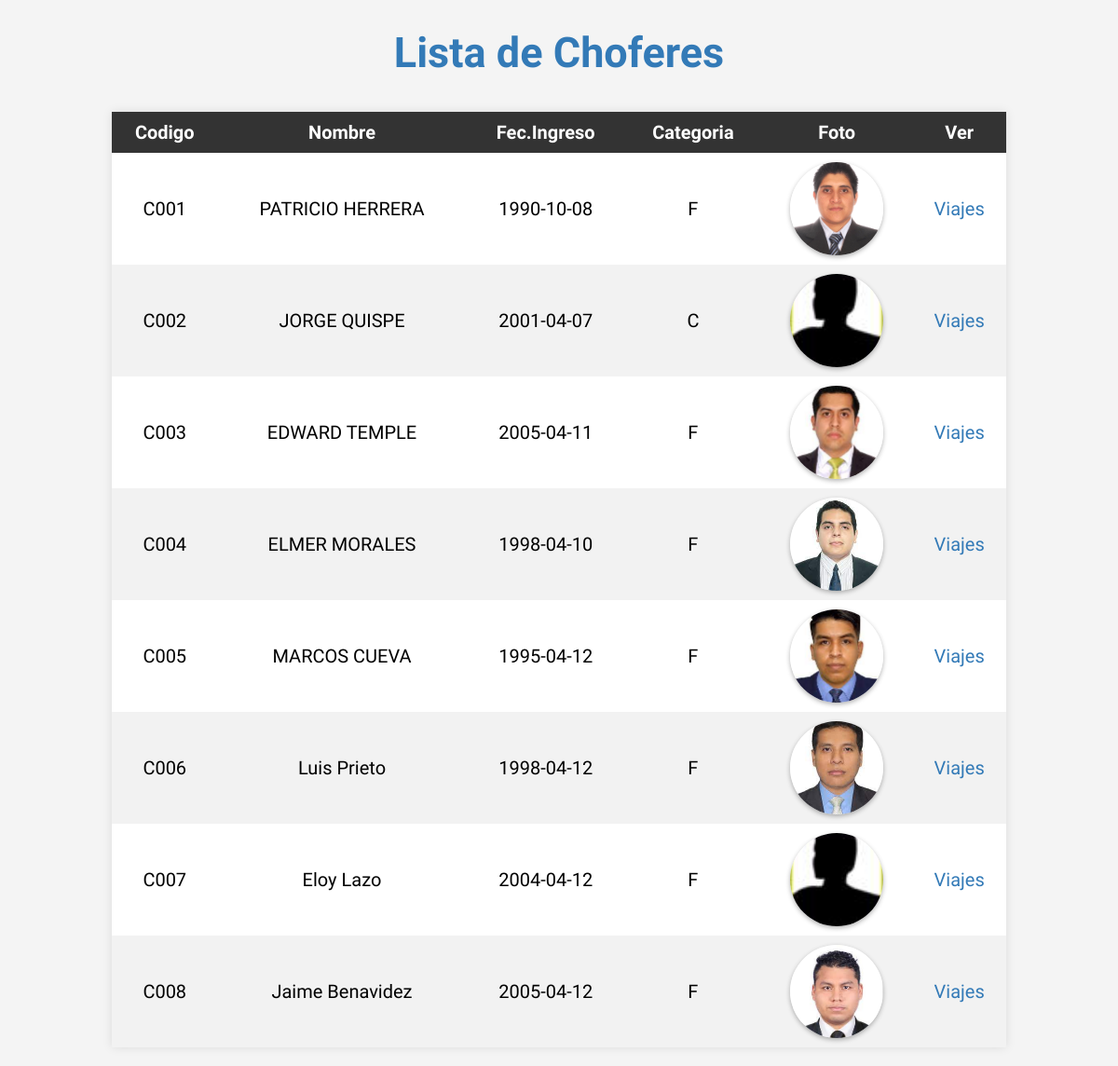
/pagChofer.php, run on the app's committed database.
### Viajes.php (called while the page is built, shortened)
<?php
include_once './Conexionn.php';
class Viajes {
    function lisChof(){
        $cn=new Conexion();
        $sql="select IDCOD,CHONOM,CHOFIN,CHOCAT from chofer";
        $res= mysqli_query($cn->conecta(), $sql)or
            die(mysqli_error($cn->conecta()));
        $vec=Array();
        while($f= mysqli_fetch_array($res)){
            $vec[]=$f;
        }
        return $vec;
    }
}
?>

### conexionn.php (called while the page is built)
<?php
class Conexion {
  private $cn=null;
  function conecta(){
    if($this->cn==null){
   $this->cn= mysqli_connect("localhost","root","","bdviajes");
    }
    return $this->cn;
  }
}
?>

### pagChofer.php (the view, shortened to what this page needs)
<html>
<head>
</head>
<body>
    <div class="container">
        <?php
        include_once './Viajes.php';
        $obj = new Viajes();
        $vec = $obj->lisChof();
        ?>
        <h2 class="text-blue">Lista de Choferes</h2>
        <table class="table table-hover">
            <thead>
                <tr class="text-white bg-black">
                    <th>Codigo</th>
                    <th>Nombre</th>
                    <th>Fec.Ingreso</th>
                    <th>Categoria</th>
                    <th>Foto</th>
                    <th>Ver</th>
                </tr>
            </thead>
            <tbody>
                <?php
                foreach ($vec as $k => $d) {
                    echo "<tr>
                            <td>$d[0]</td>
                            <td>$d[1]</td>
                            <td>$d[2]</td>
                            <td>$d[3]</td>
                            <td>
                                <img src=\"turismo/$d[0].jpg\" height=\"150\" width=\"150\" class=\"rounded-image";
                    if (!file_exists("turismo/$d[0].jpg")) {
                        echo " no-image";
                    }
                    echo "\" alt=\"$d[1]\" onerror=\"this.onerror=null;this.src='fotos/sin_foto.jpg';\">
                            </td>
                            <td>
                                <a href=\"pagVreali.php?cod=$d[0]&amp;nom=$d[1]\">Viajes</a>
                            </td>
                        </tr>";
                }
                ?>
            </tbody>
        </table>
    </div>
</body>
</html>

### pagChofer.php (style rules this page uses)
body { background-color: #f4f4f4; margin: 0; padding: 0; font-family: 'Lilita One', cursive; }
h2 { color: #337ab7; margin-top: 30px; text-align: center; font-size: 45px; }
table { width: 80%; margin: 20px auto; border-collapse: collapse; background-color: #fff; box-shadow: 0 0 10px rgba(0, 0, 0, 0.1); }
table th, table td { padding: 10px; text-align: center; font-size: 20px; }
table th { background-color: #333; color: #fff; }
table tr:nth-child(even) { background-color: #f2f2f2; }
table img { width: 100px; height: 100px; object-fit: cover; border-radius: 50%; box-shadow: 0 2px 5px rgba(0, 0, 0, 0.3); transition: transform 0.3s ease; }
table a { color: #337ab7; text-decoration: none; }

### data on the page
chofer: IDCOD "C001", CHONOM "PATRICIO HERRERA", CHOFIN "1990-10-08", CHOCAT "F", IDCOD (picture)
chofer: IDCOD "C002", CHONOM "JORGE QUISPE", CHOFIN "2001-04-07", CHOCAT "C"
chofer: IDCOD "C003", CHONOM "EDWARD TEMPLE", CHOFIN "2005-04-11", CHOCAT "F", IDCOD (picture)
chofer: IDCOD "C004", CHONOM "ELMER MORALES", CHOFIN "1998-04-10", CHOCAT "F", IDCOD (picture)
chofer: IDCOD "C005", CHONOM "MARCOS CUEVA", CHOFIN "1995-04-12", CHOCAT "F", IDCOD (picture)
chofer: IDCOD "C006", CHONOM "Luis Prieto", CHOFIN "1998-04-12", CHOCAT "F", IDCOD (picture)
chofer: IDCOD "C007", CHONOM "Eloy Lazo", CHOFIN "2004-04-12", CHOCAT "F"
chofer: IDCOD "C008", CHONOM "Jaime Benavidez", CHOFIN "2005-04-12", CHOCAT "F", IDCOD (picture)
